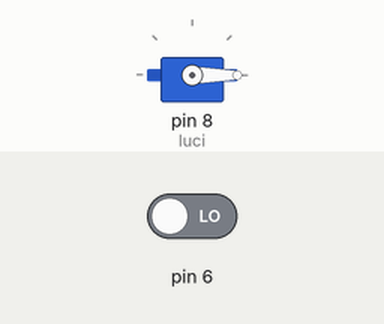
The sketch below on a simulated Arduino Uno, built with avr-gcc and run on an emulated ATmega328P. On the bench: servo. The inputs (shaded band) are chosen by the test bench; at power-on: pin 6 LOW.

Above: at 1.2 s.
1.3 s: pin 6 driven HIGH
At 1.76 s:
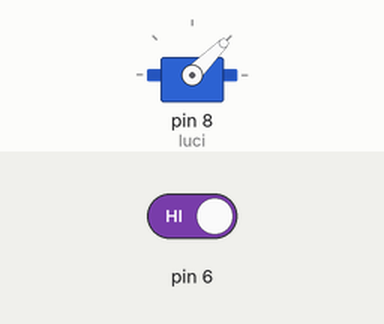
At 2.36 s:
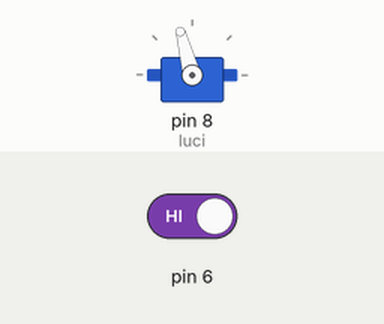
4.3 s: pin 6 driven LOW
At 5.6 s:
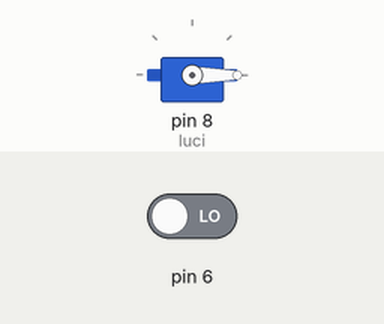
Timing chart, 0 to 7.3 s (numbered marks = the images above; inputs shaded):
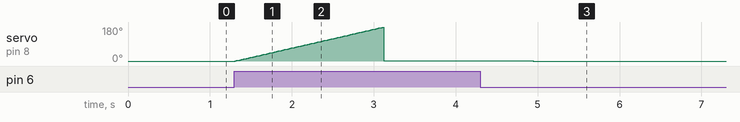

The sketch:

car_whiper1.ino
```cpp
#include<Servo.h>
Servo luci;
void setup()
{
  pinMode(6,INPUT);
  luci.attach(8);
}

void loop()
{
  int t=digitalRead(6);
  if(t==1)
  {
   for (int i=0;i<=180;i++)
   {
     luci.write(i);
     delay(10);
   }
    for (int i=180;i>=0;i--)
    {
      luci.write(1);
      delay(10);
    }
  }
  else
  { luci.write(0);}
}
```

Measured:
- after the input at 1.3 s, servo on pin 8 (luci): rises from 0° to 179° in 1.8 s, then falls to 1° in 0.02 s
- after the input at 4.3 s, servo on pin 8 (luci): goes on until 4.9 s, then stays 0°
